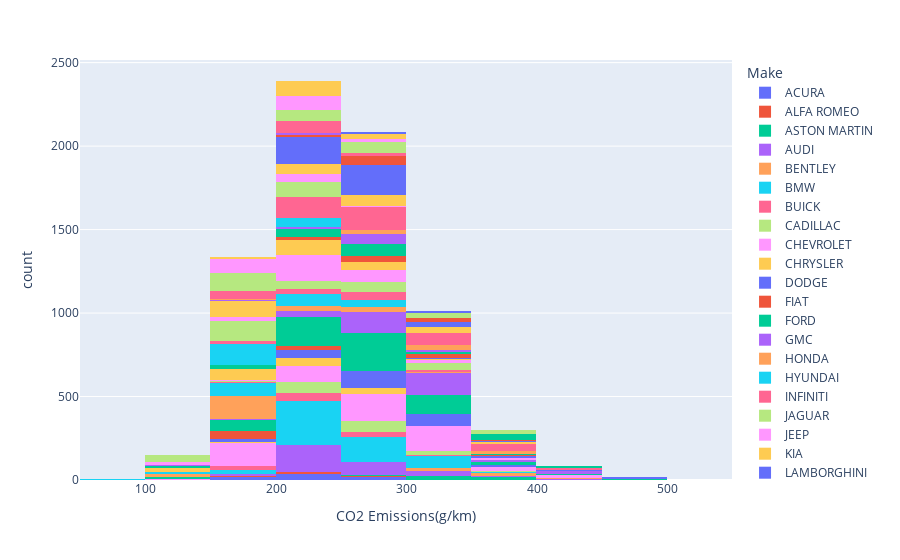

Here is the notebook cell this chart was saved with:
### Code cell
import plotly.express as px
fig = px.histogram(df2, x="CO2 Emissions(g/km)", nbins=10, color='Make')
fig.show()

### Figure 1 — Plotly figure (JSON) as saved in the notebook; plotly's stock layout.template omitted (floating-point values rounded to 4 significant figures; data arrays with more than 128 entries replaced by an {"elided": "..."} marker saying what was removed)
{"data": [{"alignmentgroup": "True", "bingroup": "x", "hovertemplate": "Make=ACURA<br>CO2 Emissions(g/km)=%{x}<br>count=%{y}<extra></extra>", "legendgroup": "ACURA", "marker": {"color": "#636efa", "pattern": {"shape": ""}}, "name": "ACURA", "nbinsx": 10, "offsetgroup": "ACURA", "orientation": "v", "showlegend": true, "type": "histogram", "x": [196, 221, 136, 255, 244, 230, 232, 255, 267, 212, 225, 239, 191, 214, 140, 255, 244, 230, 177, 191, 212, 221, 189, 254, 251, 249, 235, 180, 196, 226, 192, 259, 251, 210, 261, 250, 190, 197, 226, 192, 259, 251, 210, 261, 250, 196, 205, 209, 228, 240, 199, 252, 258, 210, 261, 232, 242, 196, 205, 209, 228, 240, 199, 254, 258, 210, 232, 241, 196, 209, 228, 240], "xaxis": "x", "yaxis": "y"}, {"alignmentgroup": "True", "bingroup": "x", "hovertemplate": "Make=ALFA ROMEO<br>CO2 Emissions(g/km)=%{x}<br>count=%{y}<extra></extra>", "legendgroup": "ALFA ROMEO", "marker": {"color": "#EF553B", "pattern": {"shape": ""}}, "name": "ALFA ROMEO", "nbinsx": 10, "offsetgroup": "ALFA ROMEO", "orientation": "v", "showlegend": true, "type": "histogram", "x": [193, 193, 197, 197, 197, 205, 217, 280, 197, 197, 205, 217, 280, 226, 292, 197, 197, 205, 217, 280, 218, 226, 292, 197, 205, 217, 271, 218, 226, 288], "xaxis": "x", "yaxis": "y"}, {"alignmentgroup": "True", "bingroup": "x", "hovertemplate": "Make=ASTON MARTIN<br>CO2 Emissions(g/km)=%{x}<br>count=%{y}<extra></extra>", "legendgroup": "ASTON MARTIN", "marker": {"color": "#00cc96", "pattern": {"shape": ""}}, "name": "ASTON MARTIN", "nbinsx": 10, "offsetgroup": "ASTON MARTIN", "orientation": "v", "showlegend": true, "type": "histogram", "x": [359, 359, 338, 354, 338, 354, 359, 359, 327, 338, 356, 338, 356, 379, 338, 356, 340, 365, 332, 346, 343, 362, 343, 362, 343, 362, 390, 322, 331, 345, 388, 450, 271, 322, 332, 346, 271, 312, 324, 332, 346, 264, 271, 312, 324, 270, 333], "xaxis": "x", "yaxis": "y"}, {"alignmentgroup": "True", "bingroup": "x", "hovertemplate": "Make=AUDI<br>CO2 Emissions(g/km)=%{x}<br>count=%{y}<extra></extra>", "legendgroup": "AUDI", "marker": {"color": "#ab63fa", "pattern": {"shape": ""}}, "name": "AUDI", "nbinsx": 10, "offsetgroup": "AUDI", "orientation": "v", "showlegend": true, "type": "histogram", "x": {"elided": "286 int values"}, "xaxis": "x", "yaxis": "y"}, {"alignmentgroup": "True", "bingroup": "x", "hovertemplate": "Make=BENTLEY<br>CO2 Emissions(g/km)=%{x}<br>count=%{y}<extra></extra>", "legendgroup": "BENTLEY", "marker": {"color": "#FFA15A", "pattern": {"shape": ""}}, "name": "BENTLEY", "nbinsx": 10, "offsetgroup": "BENTLEY", "orientation": "v", "showlegend": true, "type": "histogram", "x": [314, 356, 332, 380, 380, 388, 437, 307, 354, 337, 368, 327, 334, 388, 419, 307, 360, 337, 375, 334, 388, 408, 370, 307, 360, 337, 375, 321, 375, 407, 430, 370, 389, 389, 353, 389, 405, 315, 465, 315, 401, 291, 364, 291, 373, 373], "xaxis": "x", "yaxis": "y"}, {"alignmentgroup": "True", "bingroup": "x", "hovertemplate": "Make=BMW<br>CO2 Emissions(g/km)=%{x}<br>count=%{y}<extra></extra>", "legendgroup": "BMW", "marker": {"color": "#19d3f3", "pattern": {"shape": ""}}, "name": "BMW", "nbinsx": 10, "offsetgroup": "BMW", "orientation": "v", "showlegend": true, "type": "histogram", "x": {"elided": "527 int values"}, "xaxis": "x", "yaxis": "y"}, {"alignmentgroup": "True", "bingroup": "x", "hovertemplate": "Make=BUICK<br>CO2 Emissions(g/km)=%{x}<br>count=%{y}<extra></extra>", "legendgroup": "BUICK", "marker": {"color": "#FF6692", "pattern": {"shape": ""}}, "name": "BUICK", "nbinsx": 10, "offsetgroup": "BUICK", "orientation": "v", "showlegend": true, "type": "histogram", "x": [283, 290, 196, 212, 264, 250, 264, 264, 189, 228, 225, 246, 189, 228, 225, 218, 283, 290, 196, 212, 262, 253, 269, 254, 189, 225, 225, 246, 189, 225, 225, 216, 315, 323, 199, 215, 182, 192, 248, 268, 260, 193, 274, 263, 231, 230, 193, 252, 231, 230, 224, 315, 322, 194, 185, 208, 196, 248, 232, 224, 235, 233, 250, 226, 263, 277, 194, 185, 210, 196, 248, 234, 228, 190, 237, 217, 227, 250, 263, 278, 204, 194, 214, 205, 249, 234, 233, 192, 238, 214, 227, 251, 263, 277, 204, 214, 198, 199, 250, 234, 211, 227, 255], "xaxis": "x", "yaxis": "y"}, {"alignmentgroup": "True", "bingroup": "x", "hovertemplate": "Make=CADILLAC<br>CO2 Emissions(g/km)=%{x}<br>count=%{y}<extra></extra>", "legendgroup": "CADILLAC", "marker": {"color": "#B6E880", "pattern": {"shape": ""}}, "name": "CADILLAC", "nbinsx": 10, "offsetgroup": "CADILLAC", "orientation": "v", "showlegend": true, "type": "histogram", "x": {"elided": "158 int values"}, "xaxis": "x", "yaxis": "y"}, {"alignmentgroup": "True", "bingroup": "x", "hovertemplate": "Make=CHEVROLET<br>CO2 Emissions(g/km)=%{x}<br>count=%{y}<extra></extra>", "legendgroup": "CHEVROLET", "marker": {"color": "#FF97FF", "pattern": {"shape": ""}}, "name": "CHEVROLET", "nbinsx": 10, "offsetgroup": "CHEVROLET", "orientation": "v", "showlegend": true, "type": "histogram", "x": {"elided": "588 int values"}, "xaxis": "x", "yaxis": "y"}, {"alignmentgroup": "True", "bingroup": "x", "hovertemplate": "Make=CHRYSLER<br>CO2 Emissions(g/km)=%{x}<br>count=%{y}<extra></extra>", "legendgroup": "CHRYSLER", "marker": {"color": "#FECB52", "pattern": {"shape": ""}}, "name": "CHRYSLER", "nbinsx": 10, "offsetgroup": "CHRYSLER", "orientation": "v", "showlegend": true, "type": "histogram", "x": [237, 232, 246, 242, 230, 225, 230, 242, 230, 294, 251, 308, 251, 237, 237, 222, 317, 276, 269, 196, 196, 181, 235, 235, 218, 246, 246, 226, 237, 237, 222, 283, 251, 251, 237, 276, 269, 198, 186, 239, 225, 250, 232, 240, 240, 229, 289, 257, 257, 243, 282, 279, 201, 192, 241, 230, 252, 237, 242, 289, 258, 258, 248, 257, 249, 242, 242, 234, 289, 258, 258, 248, 259, 249, 242, 242, 234, 289, 258, 258, 248, 259, 249, 242, 289, 258, 249, 249], "xaxis": "x", "yaxis": "y"}, {"alignmentgroup": "True", "bingroup": "x", "hovertemplate": "Make=DODGE<br>CO2 Emissions(g/km)=%{x}<br>count=%{y}<extra></extra>", "legendgroup": "DODGE", "marker": {"color": "#636efa", "pattern": {"shape": ""}}, "name": "DODGE", "nbinsx": 10, "offsetgroup": "DODGE", "orientation": "v", "showlegend": true, "type": "histogram", "x": {"elided": "246 int values"}, "xaxis": "x", "yaxis": "y"}, {"alignmentgroup": "True", "bingroup": "x", "hovertemplate": "Make=FIAT<br>CO2 Emissions(g/km)=%{x}<br>count=%{y}<extra></extra>", "legendgroup": "FIAT", "marker": {"color": "#EF553B", "pattern": {"shape": ""}}, "name": "FIAT", "nbinsx": 10, "offsetgroup": "FIAT", "orientation": "v", "showlegend": true, "type": "histogram", "x": [179, 179, 182, 166, 179, 182, 156, 179, 200, 193, 182, 166, 182, 156, 198, 179, 198, 179, 198, 179, 216, 200, 191, 183, 168, 183, 160, 200, 183, 200, 183, 200, 183, 218, 203, 194, 194, 217, 224, 187, 185, 186, 171, 186, 163, 202, 186, 202, 186, 221, 197, 219, 226, 187, 185, 202, 182, 202, 182, 221, 197, 220, 226, 187, 185, 203, 186, 221, 213, 187, 185, 221, 213], "xaxis": "x", "yaxis": "y"}, {"alignmentgroup": "True", "bingroup": "x", "hovertemplate": "Make=FORD<br>CO2 Emissions(g/km)=%{x}<br>count=%{y}<extra></extra>", "legendgroup": "FORD", "marker": {"color": "#00cc96", "pattern": {"shape": ""}}, "name": "FORD", "nbinsx": 10, "offsetgroup": "FORD", "orientation": "v", "showlegend": true, "type": "histogram", "x": {"elided": "628 int values"}, "xaxis": "x", "yaxis": "y"}, {"alignmentgroup": "True", "bingroup": "x", "hovertemplate": "Make=GMC<br>CO2 Emissions(g/km)=%{x}<br>count=%{y}<extra></extra>", "legendgroup": "GMC", "marker": {"color": "#ab63fa", "pattern": {"shape": ""}}, "name": "GMC", "nbinsx": 10, "offsetgroup": "GMC", "orientation": "v", "showlegend": true, "type": "histogram", "x": {"elided": "328 int values"}, "xaxis": "x", "yaxis": "y"}, {"alignmentgroup": "True", "bingroup": "x", "hovertemplate": "Make=HONDA<br>CO2 Emissions(g/km)=%{x}<br>count=%{y}<extra></extra>", "legendgroup": "HONDA", "marker": {"color": "#FFA15A", "pattern": {"shape": ""}}, "name": "HONDA", "nbinsx": 10, "offsetgroup": "HONDA", "orientation": "v", "showlegend": true, "type": "histogram", "x": {"elided": "214 int values"}, "xaxis": "x", "yaxis": "y"}, {"alignmentgroup": "True", "bingroup": "x", "hovertemplate": "Make=HYUNDAI<br>CO2 Emissions(g/km)=%{x}<br>count=%{y}<extra></extra>", "legendgroup": "HYUNDAI", "marker": {"color": "#19d3f3", "pattern": {"shape": ""}}, "name": "HYUNDAI", "nbinsx": 10, "offsetgroup": "HYUNDAI", "orientation": "v", "showlegend": true, "type": "histogram", "x": {"elided": "210 int values"}, "xaxis": "x", "yaxis": "y"}, {"alignmentgroup": "True", "bingroup": "x", "hovertemplate": "Make=INFINITI<br>CO2 Emissions(g/km)=%{x}<br>count=%{y}<extra></extra>", "legendgroup": "INFINITI", "marker": {"color": "#FF6692", "pattern": {"shape": ""}}, "name": "INFINITI", "nbinsx": 10, "offsetgroup": "INFINITI", "orientation": "v", "showlegend": true, "type": "histogram", "x": [235, 248, 172, 189, 265, 269, 283, 255, 267, 253, 283, 267, 294, 175, 271, 244, 253, 196, 294, 334, 345, 237, 248, 172, 189, 246, 267, 264, 269, 283, 253, 285, 267, 297, 172, 274, 232, 246, 200, 294, 338, 214, 242, 226, 249, 262, 247, 256, 181, 193, 274, 300, 177, 279, 242, 252, 204, 301, 354, 226, 256, 257, 200, 233, 253, 259, 274, 300, 184, 200, 221, 280, 246, 257, 214, 301, 355, 228, 253, 260, 200, 233, 251, 259, 274, 301, 200, 221, 257, 354, 229, 253, 261, 233, 251, 259, 275, 301, 211, 257, 354, 254, 261, 251, 259, 228, 257, 360], "xaxis": "x", "yaxis": "y"}, {"alignmentgroup": "True", "bingroup": "x", "hovertemplate": "Make=JAGUAR<br>CO2 Emissions(g/km)=%{x}<br>count=%{y}<extra></extra>", "legendgroup": "JAGUAR", "marker": {"color": "#B6E880", "pattern": {"shape": ""}}, "name": "JAGUAR", "nbinsx": 10, "offsetgroup": "JAGUAR", "orientation": "v", "showlegend": true, "type": "histogram", "x": {"elided": "160 int values"}, "xaxis": "x", "yaxis": "y"}, {"alignmentgroup": "True", "bingroup": "x", "hovertemplate": "Make=JEEP<br>CO2 Emissions(g/km)=%{x}<br>count=%{y}<extra></extra>", "legendgroup": "JEEP", "marker": {"color": "#FF97FF", "pattern": {"shape": ""}}, "name": "JEEP", "nbinsx": 10, "offsetgroup": "JEEP", "orientation": "v", "showlegend": true, "type": "histogram", "x": {"elided": "251 int values"}, "xaxis": "x", "yaxis": "y"}, {"alignmentgroup": "True", "bingroup": "x", "hovertemplate": "Make=KIA<br>CO2 Emissions(g/km)=%{x}<br>count=%{y}<extra></extra>", "legendgroup": "KIA", "marker": {"color": "#FECB52", "pattern": {"shape": ""}}, "name": "KIA", "nbinsx": 10, "offsetgroup": "KIA", "orientation": "v", "showlegend": true, "type": "histogram", "x": {"elided": "231 int values"}, "xaxis": "x", "yaxis": "y"}, {"alignmentgroup": "True", "bingroup": "x", "hovertemplate": "Make=LAMBORGHINI<br>CO2 Emissions(g/km)=%{x}<br>count=%{y}<extra></extra>", "legendgroup": "LAMBORGHINI", "marker": {"color": "#636efa", "pattern": {"shape": ""}}, "name": "LAMBORGHINI", "nbinsx": 10, "offsetgroup": "LAMBORGHINI", "orientation": "v", "showlegend": true, "type": "histogram", "x": [421, 361, 400, 412, 453, 334, 423, 420, 452, 331, 340, 428, 461, 438, 461, 331, 340, 454, 464, 454, 464, 336, 349, 337, 350, 487, 493, 366, 370, 366, 370, 370, 370, 384, 485, 493, 370, 370, 370, 370, 384], "xaxis": "x", "yaxis": "y"}, {"alignmentgroup": "True", "bingroup": "x", "hovertemplate": "Make=LAND ROVER<br>CO2 Emissions(g/km)=%{x}<br>count=%{y}<extra></extra>", "legendgroup": "LAND ROVER", "marker": {"color": "#EF553B", "pattern": {"shape": ""}}, "name": "LAND ROVER", "nbinsx": 10, "offsetgroup": "LAND ROVER", "orientation": "v", "showlegend": true, "type": "histogram", "x": [274, 334, 225, 225, 354, 347, 342, 285, 285, 278, 345, 338, 331, 283, 283, 277, 354, 347, 342, 274, 329, 283, 347, 342, 347, 342, 223, 223, 285, 338, 331, 248, 336, 291, 254, 356, 356, 291, 254, 344, 229, 252, 231, 243, 246, 225, 231, 229, 273, 311, 279, 246, 291, 256, 305, 365, 291, 256, 294, 225, 231, 229, 248, 273, 311, 279, 266, 262, 258, 256, 305, 305, 354, 365, 264, 256, 294, 336, 245, 242, 238, 248, 273, 273, 318], "xaxis": "x", "yaxis": "y"}, {"alignmentgroup": "True", "bingroup": "x", "hovertemplate": "Make=LEXUS<br>CO2 Emissions(g/km)=%{x}<br>count=%{y}<extra></extra>", "legendgroup": "LEXUS", "marker": {"color": "#00cc96", "pattern": {"shape": ""}}, "name": "LEXUS", "nbinsx": 10, "offsetgroup": "LEXUS", "orientation": "v", "showlegend": true, "type": "histogram", "x": {"elided": "178 int values"}, "xaxis": "x", "yaxis": "y"}, {"alignmentgroup": "True", "bingroup": "x", "hovertemplate": "Make=LINCOLN<br>CO2 Emissions(g/km)=%{x}<br>count=%{y}<extra></extra>", "legendgroup": "LINCOLN", "marker": {"color": "#ab63fa", "pattern": {"shape": ""}}, "name": "LINCOLN", "nbinsx": 10, "offsetgroup": "LINCOLN", "orientation": "v", "showlegend": true, "type": "histogram", "x": [271, 260, 294, 235, 281, 281, 207, 262, 145, 368, 346, 251, 258, 274, 258, 294, 232, 281, 278, 205, 260, 133, 327, 331, 256, 261, 293, 287, 322, 268, 298, 283, 293, 210, 257, 220, 279, 136, 334, 339, 281, 288, 287, 256, 254, 268, 321, 298, 284, 293, 230, 264, 239, 278, 139, 333, 339, 280, 290, 287, 256, 254, 269, 322, 298, 284, 293, 242, 278, 139, 310, 281, 289, 287, 257, 256, 270, 322, 297, 245, 278, 139, 250, 259, 314, 280, 281, 289, 287, 229, 230, 245, 131, 250, 258, 315], "xaxis": "x", "yaxis": "y"}, {"alignmentgroup": "True", "bingroup": "x", "hovertemplate": "Make=MASERATI<br>CO2 Emissions(g/km)=%{x}<br>count=%{y}<extra></extra>", "legendgroup": "MASERATI", "marker": {"color": "#FFA15A", "pattern": {"shape": ""}}, "name": "MASERATI", "nbinsx": 10, "offsetgroup": "MASERATI", "orientation": "v", "showlegend": true, "type": "histogram", "x": [292, 292, 347, 352, 334, 301, 292, 294, 347, 350, 334, 299, 286, 293, 295, 357, 360, 322, 300, 302, 286, 293, 295, 355, 358, 340, 346, 321, 300, 301, 286, 293, 295, 355, 358, 340, 346, 321, 300, 301, 286, 295, 295, 354, 324, 330, 360, 360, 299, 301, 321, 286, 286, 295, 324, 324, 360, 360, 286, 301, 321], "xaxis": "x", "yaxis": "y"}, {"alignmentgroup": "True", "bingroup": "x", "hovertemplate": "Make=MAZDA<br>CO2 Emissions(g/km)=%{x}<br>count=%{y}<extra></extra>", "legendgroup": "MAZDA", "marker": {"color": "#19d3f3", "pattern": {"shape": ""}}, "name": "MAZDA", "nbinsx": 10, "offsetgroup": "MAZDA", "orientation": "v", "showlegend": true, "type": "histogram", "x": {"elided": "180 int values"}, "xaxis": "x", "yaxis": "y"}, {"alignmentgroup": "True", "bingroup": "x", "hovertemplate": "Make=MERCEDES-BENZ<br>CO2 Emissions(g/km)=%{x}<br>count=%{y}<extra></extra>", "legendgroup": "MERCEDES-BENZ", "marker": {"color": "#FF6692", "pattern": {"shape": ""}}, "name": "MERCEDES-BENZ", "nbinsx": 10, "offsetgroup": "MERCEDES-BENZ", "orientation": "v", "showlegend": true, "type": "histogram", "x": {"elided": "419 int values"}, "xaxis": "x", "yaxis": "y"}, {"alignmentgroup": "True", "bingroup": "x", "hovertemplate": "Make=MINI<br>CO2 Emissions(g/km)=%{x}<br>count=%{y}<extra></extra>", "legendgroup": "MINI", "marker": {"color": "#B6E880", "pattern": {"shape": ""}}, "name": "MINI", "nbinsx": 10, "offsetgroup": "MINI", "orientation": "v", "showlegend": true, "type": "histogram", "x": {"elided": "204 int values"}, "xaxis": "x", "yaxis": "y"}, {"alignmentgroup": "True", "bingroup": "x", "hovertemplate": "Make=MITSUBISHI<br>CO2 Emissions(g/km)=%{x}<br>count=%{y}<extra></extra>", "legendgroup": "MITSUBISHI", "marker": {"color": "#FF97FF", "pattern": {"shape": ""}}, "name": "MITSUBISHI", "nbinsx": 10, "offsetgroup": "MITSUBISHI", "orientation": "v", "showlegend": true, "type": "histogram", "x": [189, 191, 218, 288, 283, 267, 198, 198, 138, 147, 198, 209, 235, 200, 202, 207, 189, 193, 219, 288, 283, 267, 198, 198, 136, 147, 198, 209, 232, 193, 202, 202, 221, 181, 198, 204, 217, 210, 191, 203, 139, 147, 193, 207, 238, 202, 214, 223, 183, 200, 206, 218, 212, 194, 205, 141, 150, 149, 155, 197, 211, 242, 204, 216, 213, 208, 216, 141, 150, 149, 155, 212, 248, 204, 216, 213, 219, 216, 143, 151, 148, 153, 212, 246, 206, 213, 218, 216, 143, 151, 212, 246, 206, 213, 218], "xaxis": "x", "yaxis": "y"}, {"alignmentgroup": "True", "bingroup": "x", "hovertemplate": "Make=NISSAN<br>CO2 Emissions(g/km)=%{x}<br>count=%{y}<extra></extra>", "legendgroup": "NISSAN", "marker": {"color": "#FECB52", "pattern": {"shape": ""}}, "name": "NISSAN", "nbinsx": 10, "offsetgroup": "NISSAN", "orientation": "v", "showlegend": true, "type": "histogram", "x": {"elided": "259 int values"}, "xaxis": "x", "yaxis": "y"}, {"alignmentgroup": "True", "bingroup": "x", "hovertemplate": "Make=PORSCHE<br>CO2 Emissions(g/km)=%{x}<br>count=%{y}<extra></extra>", "legendgroup": "PORSCHE", "marker": {"color": "#636efa", "pattern": {"shape": ""}}, "name": "PORSCHE", "nbinsx": 10, "offsetgroup": "PORSCHE", "orientation": "v", "showlegend": true, "type": "histogram", "x": {"elided": "376 int values"}, "xaxis": "x", "yaxis": "y"}, {"alignmentgroup": "True", "bingroup": "x", "hovertemplate": "Make=RAM<br>CO2 Emissions(g/km)=%{x}<br>count=%{y}<extra></extra>", "legendgroup": "RAM", "marker": {"color": "#EF553B", "pattern": {"shape": ""}}, "name": "RAM", "nbinsx": 10, "offsetgroup": "RAM", "orientation": "v", "showlegend": true, "type": "histogram", "x": [340, 313, 354, 324, 286, 290, 285, 275, 274, 269, 260, 262, 254, 274, 274, 269, 260, 340, 313, 273, 265, 290, 290, 285, 354, 324, 286, 262, 254, 225, 279, 279, 264, 348, 319, 272, 264, 294, 296, 362, 330, 283, 231, 280, 283, 346, 319, 278, 294, 300, 361, 328, 289, 232, 280, 283, 346, 319, 278, 294, 300, 382, 328, 289, 232, 253, 246, 320, 290, 260, 325, 302, 278, 280, 283, 346, 319, 289, 294, 300, 382, 328, 232, 243, 253, 245, 320, 290, 260, 260, 325, 299, 280, 319, 294, 330, 232], "xaxis": "x", "yaxis": "y"}, {"alignmentgroup": "True", "bingroup": "x", "hovertemplate": "Make=ROLLS-ROYCE<br>CO2 Emissions(g/km)=%{x}<br>count=%{y}<extra></extra>", "legendgroup": "ROLLS-ROYCE", "marker": {"color": "#00cc96", "pattern": {"shape": ""}}, "name": "ROLLS-ROYCE", "nbinsx": 10, "offsetgroup": "ROLLS-ROYCE", "orientation": "v", "showlegend": true, "type": "histogram", "x": [368, 368, 393, 393, 393, 393, 359, 370, 370, 396, 396, 396, 396, 359, 373, 373, 403, 404, 403, 404, 367, 390, 390, 390, 400, 400, 400, 401, 375, 397, 397, 397, 387, 387, 388, 382, 397, 397, 397, 382, 382, 388, 386, 386, 400, 400, 400, 382, 382, 387], "xaxis": "x", "yaxis": "y"}, {"alignmentgroup": "True", "bingroup": "x", "hovertemplate": "Make=SCION<br>CO2 Emissions(g/km)=%{x}<br>count=%{y}<extra></extra>", "legendgroup": "SCION", "marker": {"color": "#ab63fa", "pattern": {"shape": ""}}, "name": "SCION", "nbinsx": 10, "offsetgroup": "SCION", "orientation": "v", "showlegend": true, "type": "histogram", "x": [193, 218, 143, 207, 207, 228, 228, 184, 182, 193, 221, 147, 207, 207, 225, 225, 197, 224, 173, 180, 211, 210], "xaxis": "x", "yaxis": "y"}, {"alignmentgroup": "True", "bingroup": "x", "hovertemplate": "Make=SMART<br>CO2 Emissions(g/km)=%{x}<br>count=%{y}<extra></extra>", "legendgroup": "SMART", "marker": {"color": "#FFA15A", "pattern": {"shape": ""}}, "name": "SMART", "nbinsx": 10, "offsetgroup": "SMART", "orientation": "v", "showlegend": true, "type": "histogram", "x": [147, 147, 150, 150, 157, 157, 152], "xaxis": "x", "yaxis": "y"}, {"alignmentgroup": "True", "bingroup": "x", "hovertemplate": "Make=SRT<br>CO2 Emissions(g/km)=%{x}<br>count=%{y}<extra></extra>", "legendgroup": "SRT", "marker": {"color": "#19d3f3", "pattern": {"shape": ""}}, "name": "SRT", "nbinsx": 10, "offsetgroup": "SRT", "orientation": "v", "showlegend": true, "type": "histogram", "x": [389, 389], "xaxis": "x", "yaxis": "y"}, {"alignmentgroup": "True", "bingroup": "x", "hovertemplate": "Make=SUBARU<br>CO2 Emissions(g/km)=%{x}<br>count=%{y}<extra></extra>", "legendgroup": "SUBARU", "marker": {"color": "#FF6692", "pattern": {"shape": ""}}, "name": "SUBARU", "nbinsx": 10, "offsetgroup": "SUBARU", "orientation": "v", "showlegend": true, "type": "histogram", "x": {"elided": "140 int values"}, "xaxis": "x", "yaxis": "y"}, {"alignmentgroup": "True", "bingroup": "x", "hovertemplate": "Make=TOYOTA<br>CO2 Emissions(g/km)=%{x}<br>count=%{y}<extra></extra>", "legendgroup": "TOYOTA", "marker": {"color": "#B6E880", "pattern": {"shape": ""}}, "name": "TOYOTA", "nbinsx": 10, "offsetgroup": "TOYOTA", "orientation": "v", "showlegend": true, "type": "histogram", "x": {"elided": "330 int values"}, "xaxis": "x", "yaxis": "y"}, {"alignmentgroup": "True", "bingroup": "x", "hovertemplate": "Make=VOLKSWAGEN<br>CO2 Emissions(g/km)=%{x}<br>count=%{y}<extra></extra>", "legendgroup": "VOLKSWAGEN", "marker": {"color": "#FF97FF", "pattern": {"shape": ""}}, "name": "VOLKSWAGEN", "nbinsx": 10, "offsetgroup": "VOLKSWAGEN", "orientation": "v", "showlegend": true, "type": "histogram", "x": {"elided": "197 int values"}, "xaxis": "x", "yaxis": "y"}, {"alignmentgroup": "True", "bingroup": "x", "hovertemplate": "Make=VOLVO<br>CO2 Emissions(g/km)=%{x}<br>count=%{y}<extra></extra>", "legendgroup": "VOLVO", "marker": {"color": "#FECB52", "pattern": {"shape": ""}}, "name": "VOLVO", "nbinsx": 10, "offsetgroup": "VOLVO", "orientation": "v", "showlegend": true, "type": "histogram", "x": [223, 232, 264, 235, 264, 258, 271, 264, 271, 260, 294, 253, 193, 232, 205, 258, 193, 258, 202, 237, 253, 193, 232, 258, 264, 202, 262, 216, 274, 260, 202, 274, 239, 193, 233, 193, 233, 218, 231, 259, 259, 193, 239, 193, 233, 231, 259, 259, 213, 254, 226, 247, 276, 213, 254, 232, 239, 247, 198, 219, 198, 219, 221, 241, 220, 204, 219, 198, 219, 221, 241, 220, 204, 219, 221, 216, 233, 244, 232, 239, 249, 226, 221, 241, 220, 206, 216, 226, 221, 241, 220, 216, 214, 224, 228, 240, 227, 240, 197, 218, 215, 219, 197, 219, 218, 219, 233, 211, 233, 242, 233, 250, 208, 219, 223, 208, 219, 220, 210, 219, 232, 240, 232, 248], "xaxis": "x", "yaxis": "y"}, {"alignmentgroup": "True", "bingroup": "x", "hovertemplate": "Make=GENESIS<br>CO2 Emissions(g/km)=%{x}<br>count=%{y}<extra></extra>", "legendgroup": "GENESIS", "marker": {"color": "#636efa", "pattern": {"shape": ""}}, "name": "GENESIS", "nbinsx": 10, "offsetgroup": "GENESIS", "orientation": "v", "showlegend": true, "type": "histogram", "x": [286, 332, 279, 306, 282, 276, 312, 279, 306, 255, 241, 274, 282, 276, 312, 279, 306, 255, 238, 284, 282, 276, 312, 280, 311], "xaxis": "x", "yaxis": "y"}, {"alignmentgroup": "True", "bingroup": "x", "hovertemplate": "Make=BUGATTI<br>CO2 Emissions(g/km)=%{x}<br>count=%{y}<extra></extra>", "legendgroup": "BUGATTI", "marker": {"color": "#EF553B", "pattern": {"shape": ""}}, "name": "BUGATTI", "nbinsx": 10, "offsetgroup": "BUGATTI", "orientation": "v", "showlegend": true, "type": "histogram", "x": [522, 522, 522], "xaxis": "x", "yaxis": "y"}], "layout": {"barmode": "relative", "legend": {"title": {"text": "Make"}, "tracegroupgap": 0}, "margin": {"t": 60}, "xaxis": {"anchor": "y", "domain": [0, 1], "title": {"text": "CO2 Emissions(g/km)"}}, "yaxis": {"anchor": "x", "domain": [0, 1], "title": {"text": "count"}}}}
